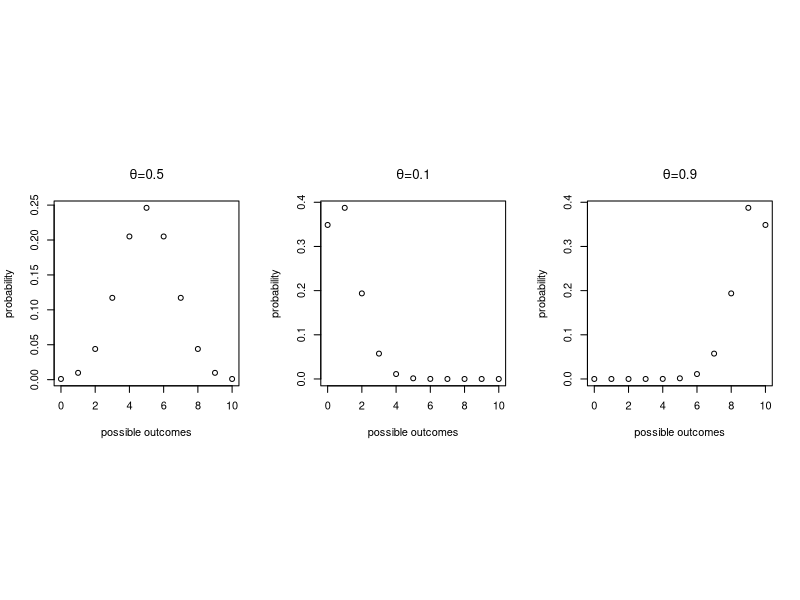
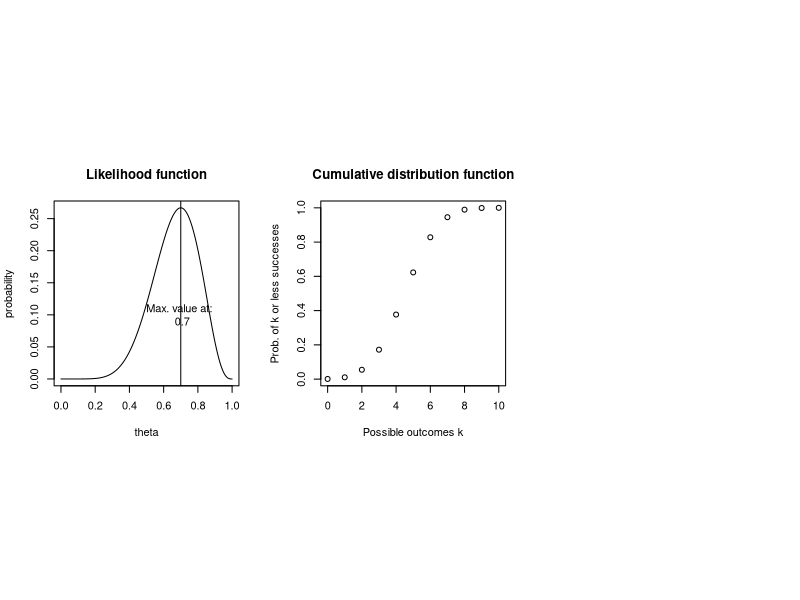
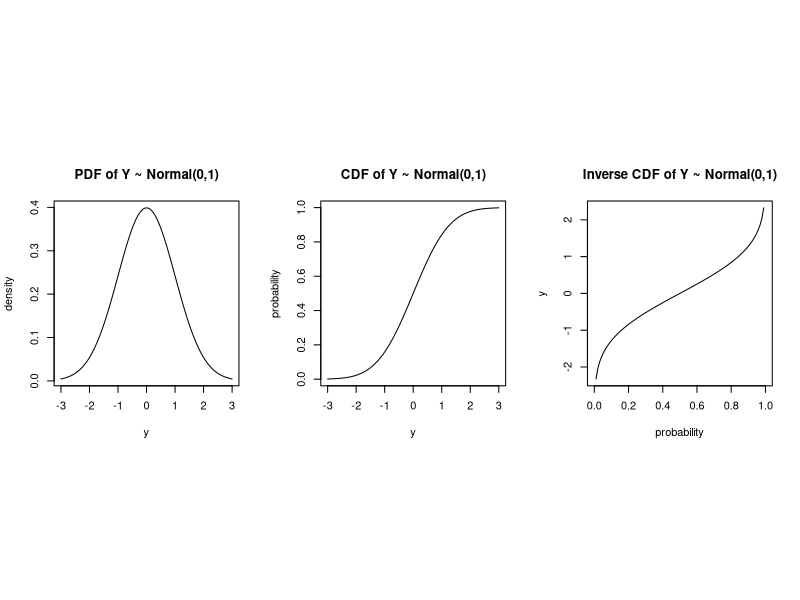
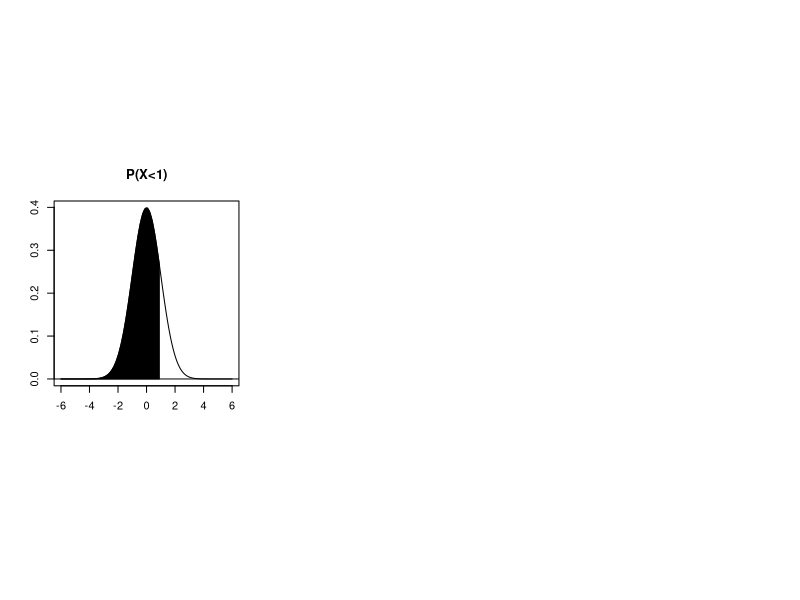
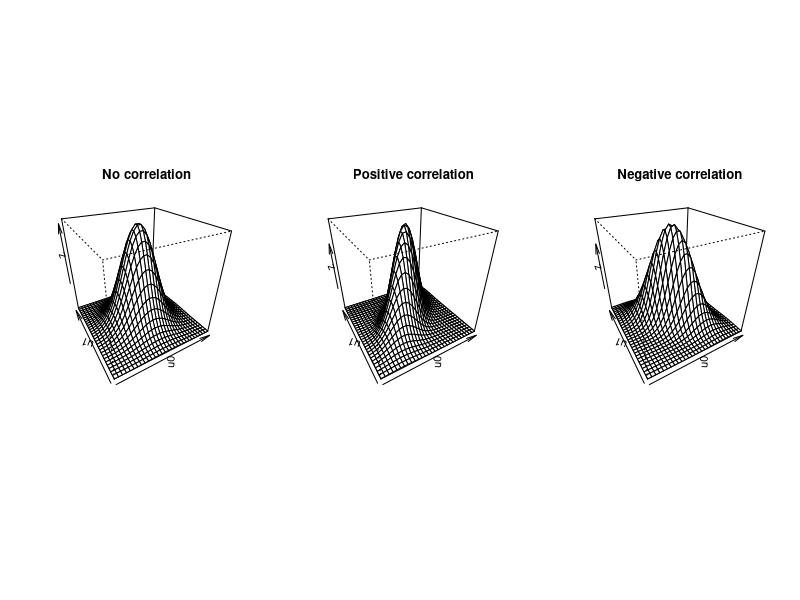
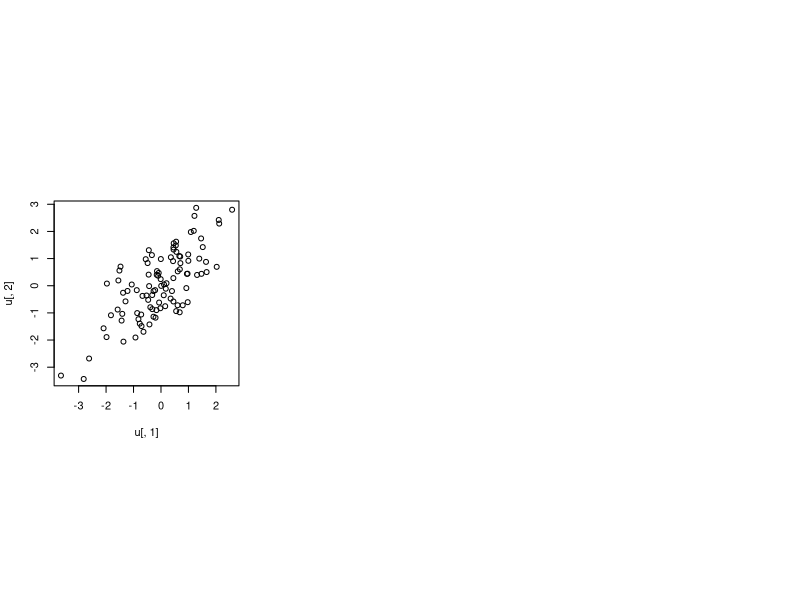

Recreate these plots in R, in order.
## ---- chunk 1
rbinom(10,n=20,prob=0.5)
## ---- chunk 2
op<-par(mfrow=c(1,3),pty="s")
plot(0:10,dbinom(0:10,size=10,prob=0.5),
     xlab="possible outcomes",
     ylab="probability",
     main=expression(paste(theta,"=0.5",sep="")))
plot(0:10,dbinom(0:10,size=10,prob=0.1),xlab="possible outcomes",
     ylab="probability",main=expression(paste(theta,"=0.1",sep="")))
plot(0:10,dbinom(0:10,size=10,prob=0.9),xlab="possible outcomes",
     ylab="probability",
     main=expression(paste(theta,"=0.9",sep="")))
## ---- chunk 3
theta<-seq(0,1,by=0.001)
plot(theta,dbinom(7,size=10,prob=theta),
     xlab=expression("theta"),ylab="probability",
     main="Likelihood function",type="l")
abline(v=0.7)
text(0.7,0.1,"Max. value at: \n 0.7")
## ---- chunk 4
dbinom(5,size=10,prob=0.5)
## ---- chunk 5
dbinom(5,size=10,prob=c(0.1,0.9))
## ---- chunk 6
## the cumulative probability of obtaining
## 0, 1, or 2 successes out of 10,
## with theta=0.5:
dbinom(0,size=10,prob=0.5)+dbinom(1,size=10,prob=0.5)+
  dbinom(2,size=10,prob=0.5)
## ---- chunk 7
sum(dbinom(0:2,size=10,prob=0.5))
## ---- chunk 8
pbinom(2,size=10,prob=0.5,lower.tail=TRUE)
## ---- chunk 9
pbinom(2,size=10,prob=0.5,lower.tail=FALSE)
## ---- chunk 10
#op<-par(mfrow=c(1,2),pty="s")
plot(0:10,pbinom(0:10,size=10,prob=0.5),
     xlab="Possible outcomes k",
     ylab="Prob. of k or less successes",
     main="Cumulative distribution function")
## ---- chunk 11
qbinom(0.37,size=10,prob=0.5)
## ---- chunk 12
rbinom(10,size=1,prob=0.5)
## ---- chunk 13
y<-rbinom(10,size=1,prob=0.5)
mean(y)*10 ; sum(y)
## ---- chunk 14
op<-par(mfrow=c(1,3),pty="s")
plot(function(y) dnorm(y,mean=0,sd=1), -3, 3,
      main = "PDF of Y ~ Normal(0,1)",
              ylab="density",xlab="y")
plot(function(y) pnorm(y,mean=0,sd=1), -3, 3,
      main = "CDF of Y ~ Normal(0,1)",
              ylab="probability",xlab="y")
plot(function(y) qnorm(y,mean=0,sd=1), 0, 1,
      main = "Inverse CDF of Y ~ Normal(0,1)",
              ylab="y",xlab="probability")
## ---- chunk 15
pnorm(1,mean=0,sd=1)-pnorm(-Inf,mean=0,sd=1)
## ---- chunk 16
## function for plotting area under curve:
plot.prob<-function(x,
                           x.min,
                           x.max,
                           prob,
                           mean,
                           sd,
                           gray.level,main){

        plot(x,dnorm(x,mean,sd), 
                     type = "l",xlab="",
             ylab="",main=main)
        abline(h = 0)

## shade X<x    
    x1 = seq(x.min, qnorm(prob), abs(prob)/5)
    y1 = dnorm(x1, mean, sd)

    polygon(c(x1, rev(x1)), 
            c(rep(0, length(x1)), rev(y1)), 
            col = gray.level)
}

shadenormal<- 
function (prob=0.5,
          gray1="black",
          x.min=-6,
          x.max=abs(x.min),
          x = seq(x.min, x.max, 0.01),
          mean=0,
          sd=1,main="P(X<0)") 
{

     plot.prob(x=x,x.min=x.min,x.max=x.max,
               prob=prob,
                      mean=mean,sd=sd,
     gray.level=gray1,main=main)     
}
## ---- chunk 17
shadenormal(prob=0.84134,main="P(X<1)")
## ---- chunk 18
qnorm(0.975,mean=500,sd=100)
## ---- chunk 19
y<-rnorm(10,mean=500,sd=100)
mean(y);var(y)
## ---- chunk 20
library(mvtnorm)
op<-par(mfrow=c(1,3),pty="s")
u0 <- u1 <- seq(from = -3, to = 3, length.out = 30)
Sigma1<-diag(2)
f <- function(u0, u1) dmvnorm(cbind(u0, u1), mean = c(0, 0),sigma = Sigma1)
z <- outer(u0, u1, FUN = f)
persp(u0, u1, z, theta = -30, phi = 30, ticktype = "simple",
      main="No correlation")

Sigma2<-matrix(c(1,.6,.6,1),byrow=FALSE,ncol=2)
f <- function(u0, u1) dmvnorm(cbind(u0, u1), mean = c(0, 0),sigma = Sigma2)
z <- outer(u0, u1, FUN = f)
persp(u0, u1, z, theta = -30, phi = 30, ticktype = "simple",
      main="Positive correlation")

Sigma3<-matrix(c(1,-.6,-.6,1),byrow=FALSE,ncol=2)
f <- function(u0, u1) dmvnorm(cbind(u0, u1), mean = c(0, 0),sigma = Sigma3)
z <- outer(u0, u1, FUN = f)
persp(u0, u1, z, theta = -30, phi = 30, ticktype = "simple",
      main="Negative correlation")
## ---- chunk 21
library(MASS)
Sigma<-matrix(c(1,.6,.6,1),byrow=FALSE,ncol=2)
u<-mvrnorm(100,mu=c(0,0),Sigma=Sigma)
head(u)
## ---- chunk 22
plot(u[,1],u[,2])
## ---- chunk 23
## DATA GENERATION
mean.val<-round(rnorm(1,mean=100,sd=100),digits=0)
sd.val<-round(rnorm(1,mean=100,sd=1.5),digits=0)

q1<-round(rnorm(1,mean=100,sd=100)+50,digits=0)
q2<-round(rnorm(1,mean=100,sd=100)-100,digits=0)

if(q1>q2){
sol<-pnorm(q1,mean=abs(mean.val),sd=abs(sd.val))-pnorm(q2,mean=abs(mean.val),sd=abs(sd.val))
} else {
  sol<-pnorm(q2,mean=abs(mean.val),sd=abs(sd.val))-pnorm(q1,mean=abs(mean.val),sd=abs(sd.val))
}
## ---- chunk 24
mu<-round(rnorm(1,mean=51,sd=2),digits=0)
sigma<-round(runif(1,min=2,max=4),digits=0)

q<-round(runif(1,min=40,max=50))
q1<-round(runif(1,min=51,max=60))


p1<-round(pnorm(q,mean=mu,sd=sigma),digits=3)
p2<-round(1-pnorm(q,mean=mu,sd=sigma),digits=3)
p3<-round(1-pnorm(q1,mean=mu,sd=sigma),digits=3)
## ---- chunk 25
mu<-round(runif(1,min=45,max=55),digits=0)
sigma<-round(runif(1,min=2,max=10),digits=0)

p1<-round(pnorm(mu-5,mean=mu,sd=sigma),digits=3)
p2<-round(pnorm(mu+3,mean=mu,sd=sigma)-pnorm(mu-3,mean=mu,sd=sigma),digits=3)
p3<-round(1-pnorm(mu+1,mean=mu,sd=sigma),digits=3)
## ---- chunk 26
prob1<-round(runif(1,min=0,max=1),digits=2)
if(prob1<=0.5){
 prob2<-round(runif(1,min=0.55,max=0.99),digits=2)
} else {
    prob2<-prob1
    prob1<-round(runif(1,min=0.01,max=0.40),digits=2)}

lower<-round(qnorm(prob1,mean=1,sd=1),digits=3)
upper<-round(qnorm(prob2,mean=1,sd=1),digits=3)
## ---- chunk 27
mu<-round(runif(1,min=50,max=60),digits=3)
sigma<-round(runif(1,min=0.5,max=1.5),digits=3)
probs<-c(.80,.85,.90,.95,.99)
prob<-sample(probs,1)
tailprob<-(1-prob)/2
q1<-round(qnorm(tailprob,mean=mu,sd=sigma),digits=3)
q2<-round(qnorm(tailprob,mean=mu,sd=sigma,lower.tail=FALSE),digits=3)
## ---- chunk 28
n<-round(runif(1,min=140,max=170))
mu<-round(runif(1,min=120,max=180),0)
sigma<-round(runif(1,min=30,max=80),0)
x<-rnorm(n,mean=mu,sd=sigma)
sample.sd<-round(sd(x),3)
sample.mean<-round(mean(x),digits=3)
estimated.se<- round(sample.sd/sqrt(n),3)
crit.t<-abs(round(qt(0.025,df=n-1),3))
lower<-round(sample.mean-crit.t*estimated.se,digits=3)
upper<-round(sample.mean+crit.t*estimated.se,digits=3)
## ---- chunk 29
x<-round(rnorm(1,mean=12,sd=5),3)
mn<-seq(9,12,by=1)
ans1<-round(dnorm(x,mean=mn[4],sd=5),3)
ans2<-round(dnorm(x,mean=mn[3],sd=5),3)
ans3<-round(dnorm(x,mean=mn[2],sd=5),3)
ans4<-round(dnorm(x,mean=mn[1],sd=5),3)
## ---- chunk 30
x<-round(rnorm(10,mean=500,sd=10),0)
mn<-mean(x)
loglik<-round(sum(dnorm(x,mean=mn,sd=5,log=TRUE)),3)
loglik2<-round(sum(dnorm(x,mean=mn-2,sd=5,log=TRUE)),3)
## ---- chunk 31
x
## ---- chunk 32
dnorm(5,mean=10,sd=2)*dnorm(10,mean=10,sd=2)
## ---- chunk 33
log(2*3)
log(2) + log(3)
## ---- chunk 34
dnorm(5,mean=10,sd=2,log=TRUE)+dnorm(10,mean=10,sd=2,log=TRUE)
## ---- chunk 35
sum(dnorm(c(5,10),mean=10,sd=2,log=TRUE))
